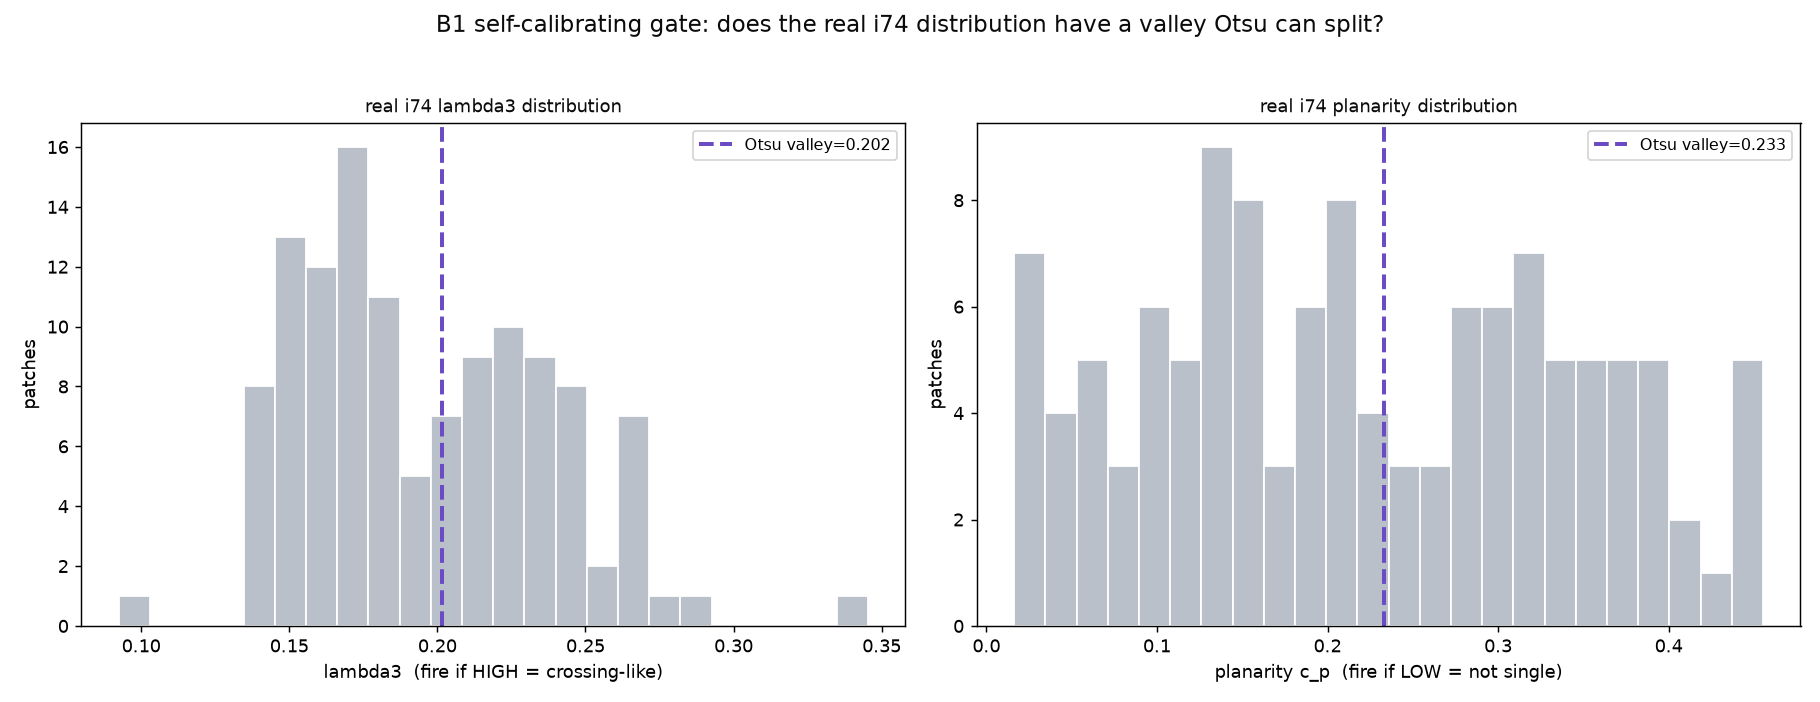

Reproduce this figure in Python.
"""
selfcal_gate.py

Steps 1 (B1) + 2 (A1) of the gate fix plan.

The gate problem, established by gate_battery / gate_protocol:
  * absolute lambda3 does NOT transfer synthetic->real (phantom threshold landed
    at the 100th i74 percentile), and
  * no single cheap structure-tensor scalar we tried separates crossings cleanly
    (best test AUC ~0.78), because a single fibre's periodic texture looks
    spherical at sigma=3.

Two fixes, tested here together:

A1 -- PLANARITY as a discriminant. A single fibre is PLANAR (Westin c_p high);
     a crossing is less planar. We only ever gated on sphericity (c_s) / lambda3
     -- the crossing-HIGH measures. c_p is the single-fibre-HIGH measure aimed
     exactly at "is this one fibre?". We evaluate it as a crossing-positive gate
     signal cp_inv = -c_p, alone and combined with lambda3.

B1 -- SELF-CALIBRATING threshold (Otsu). Instead of transferring a phantom
     threshold (fails) or an arbitrary percentile, split each signal's OWN
     distribution at the Otsu valley (max between-class variance). It needs no
     labels and no cross-dataset transfer, so it adapts to whatever contrast the
     data has. We validate on phantoms (does the unsupervised Otsu split land
     near the supervised high-recall operating point?) then apply to real i74
     and SHOW the histograms + valleys, since real bimodality is not guaranteed.

Reuses make_plus / low_centre_gain / region_of + geometry (gate_battery),
patch_gradients (host_fod), load_interior (selfcalib_threshold),
threshold_at_catch / auc (gate_protocol).
"""

import warnings
warnings.filterwarnings("ignore")

import numpy as np
from skimage.filters import threshold_otsu

from host_fod import patch_gradients
from gate_battery import (make_plus, low_centre_gain, region_of,
                          HALF, Z, CENTERS)
from gate_protocol import threshold_at_catch, auc, _phantoms

EPS = 1e-12


# ---------------------------------------------------------------------------
# per-patch cheap features at sigma=3 (one gradient pass): lambda3, c_s, c_p
# ---------------------------------------------------------------------------

def patch_feats(patch, sigma=3.0):
    G = patch_gradients(patch, sigma)
    if G.shape[0] < 40:
        return None
    lam = np.sort(np.linalg.eigvalsh(G.T @ G))       # ascending: l3,l2,l1
    l3, l2, l1 = lam
    s = lam.sum() + EPS
    c_s = 3.0 * l3 / s
    c_p = 2.0 * (l2 - l3) / s
    # crossing-positive signals (higher = more crossing-like): lam3, c_s, -c_p
    return dict(lam3=float(l3), cs=float(c_s), cp=float(c_p), cp_inv=float(-c_p))


# crossing-positive signals we score (all "higher => fire HOST")
SIGNALS = ("lam3", "cs", "cp_inv")


# ---------------------------------------------------------------------------
# phantom collection with ground-truth crossing labels
# ---------------------------------------------------------------------------

def collect_phantom(seeds=(0, 1, 2, 3)):
    pos = {k: [] for k in SIGNALS}
    neg = {k: [] for k in SIGNALS}
    for vol, masks in _phantoms(seeds):
        for cy in CENTERS:
            for cx in CENTERS:
                patch = vol[Z - HALF:Z + HALF + 1, cy - HALF:cy + HALF + 1,
                            cx - HALF:cx + HALF + 1]
                f = patch_feats(patch)
                if f is None:
                    continue
                is_cross = (region_of(masks, cy, cx) == "crossing")
                for k in SIGNALS:
                    (pos if is_cross else neg)[k].append(f[k])
    return {k: (np.array(pos[k]), np.array(neg[k])) for k in SIGNALS}


def _catch_fp(pos, neg, thr):
    return float(np.mean(pos > thr)), float(np.mean(neg > thr))


# ---------------------------------------------------------------------------
# A1 + B1 on phantoms: AUC per signal, and does Otsu ~ supervised operating pt?
# ---------------------------------------------------------------------------

def phantom_report():
    data = collect_phantom()
    print("=" * 84)
    print("A1/B1 on PHANTOMS (ground-truth crossings) -- AUC + Otsu vs supervised")
    print(f"  {'signal':>7} | {'AUC':>5} | {'Otsu thr':>9} {'catch':>6} {'FP':>5} | "
          f"{'sup@95 thr':>10} {'catch':>6} {'FP':>5}")
    out = {}
    for k in SIGNALS:
        pos, neg = data[k]
        a = auc(pos, neg)
        allv = np.concatenate([pos, neg])
        t_otsu = float(threshold_otsu(allv))
        c_o, f_o = _catch_fp(pos, neg, t_otsu)
        t_sup = threshold_at_catch(pos, neg, target=0.95)
        c_s2, f_s = _catch_fp(pos, neg, t_sup)
        out[k] = dict(auc=a, t_otsu=t_otsu, catch_o=c_o, fp_o=f_o,
                      t_sup=t_sup, catch_s=c_s2, fp_s=f_s)
        print(f"  {k:>7} | {a:5.2f} | {t_otsu:9.4g} {c_o:6.0%} {f_o:5.0%} | "
              f"{t_sup:10.4g} {c_s2:6.0%} {f_s:5.0%}")

    # A1 payoff: combine lambda3 (crossing-high) with cp_inv (single-fibre-low)
    # by a z-scored sum, and score its separability.
    pl, nl = data["lam3"]; pc, nc = data["cp_inv"]
    alll = np.concatenate([pl, nl]); allc = np.concatenate([pc, nc])
    zl = lambda v: (v - alll.mean()) / (alll.std() + EPS)
    zc = lambda v: (v - allc.mean()) / (allc.std() + EPS)
    combo_pos = zl(pl) + zc(pc); combo_neg = zl(nl) + zc(nc)
    a_combo = auc(combo_pos, combo_neg)
    t_combo = threshold_at_catch(combo_pos, combo_neg, target=0.95)
    c_cb, f_cb = _catch_fp(combo_pos, combo_neg, t_combo)
    print("-" * 84)
    print(f"  COMBINED lambda3 + planarity (z-sum): AUC={a_combo:.2f}, "
          f"at 95% catch -> FP={f_cb:.0%}  (best single: "
          f"AUC={max(out[k]['auc'] for k in SIGNALS):.2f})")
    print("=" * 84)
    return data, out, (combo_pos, combo_neg, a_combo)


# ---------------------------------------------------------------------------
# apply to real i74: cheap dense grid, Otsu self-calibrated valley + histograms
# ---------------------------------------------------------------------------

def i74_selfcal(z_slice=100, step=14, save="selfcal_gate.png"):
    import time
    from selfcalib_threshold import load_interior
    import matplotlib
    matplotlib.use("Agg")
    import matplotlib.pyplot as plt

    t0 = time.time()
    vol = load_interior()
    sub = vol[z_slice - HALF:z_slice + HALF + 1].astype(np.float32)
    sub = (sub - sub.min()) / (np.ptp(sub) + EPS)          # match phantom scale
    centers = list(range(HALF + 8, vol.shape[1] - HALF - 5, step))
    feats = {k: [] for k in ("lam3", "cp")}
    for cy in centers:
        for cx in centers:
            patch = sub[:, cy - HALF:cy + HALF + 1, cx - HALF:cx + HALF + 1]
            f = patch_feats(patch)
            if f is None:
                continue
            feats["lam3"].append(f["lam3"]); feats["cp"].append(f["cp"])
    lam3 = np.array(feats["lam3"]); cp = np.array(feats["cp"])
    n = len(lam3)
    print("=" * 78)
    print(f"B1 on REAL i74 (slice z={z_slice}, {n} cheap patches, no HOST)")
    t_l = float(threshold_otsu(lam3)); t_c = float(threshold_otsu(cp))
    # gate fires on crossings: lambda3 HIGH  OR  planarity c_p LOW
    fire_l = lam3 > t_l
    fire_c = cp < t_c
    fire_or = fire_l | fire_c
    print(f"  lambda3 Otsu valley = {t_l:.4g}  -> fires {fire_l.mean():.0%} "
          f"(lambda3 above valley)")
    print(f"  c_p    Otsu valley = {t_c:.4g}  -> fires {fire_c.mean():.0%} "
          f"(planarity below valley = not-single)")
    print(f"  OR rule (lambda3-high OR planarity-low): fires {fire_or.mean():.0%}, "
          f"skips {(~fire_or).mean():.0%}")
    # sanity: is either distribution actually bimodal enough for Otsu to mean
    # something? report the valley depth (min between the two class means).
    for name, v, t in (("lambda3", lam3, t_l), ("c_p", cp, t_c)):
        lo = v[v <= t]; hi = v[v > t]
        sep = (hi.mean() - lo.mean()) / (v.std() + EPS)
        print(f"    {name}: class means {lo.mean():.3g} | {hi.mean():.3g}  "
              f"(separation {sep:.2f} sd -- >1 suggests a real valley)")
    print("=" * 78)

    # ---- figure: real histograms with Otsu valleys ----
    fig, ax = plt.subplots(1, 2, figsize=(14, 5.4))
    C_FIRE, C_SKIP, INK = "#eb6834", "#2a78d6", "#0b0b0b"
    for a, v, t, name, fires_high in (
            (ax[0], lam3, t_l, "lambda3  (fire if HIGH = crossing-like)", True),
            (ax[1], cp, t_c, "planarity c_p  (fire if LOW = not single)", False)):
        a.hist(v, bins=24, color="#b9c0c9", edgecolor="white")
        a.axvline(t, color="#6a4bc4", ls="--", lw=2.2, label=f"Otsu valley={t:.3g}")
        a.set_xlabel(name); a.set_ylabel("patches"); a.legend(fontsize=9)
        a.set_title(f"real i74 {name.split()[0]} distribution", fontsize=10, color=INK)
    fig.suptitle("B1 self-calibrating gate: does the real i74 distribution have a "
                 "valley Otsu can split?", fontsize=13, color=INK)
    fig.tight_layout(rect=(0, 0, 1, 0.95))
    fig.savefig(save, dpi=130)
    print(f"({time.time()-t0:.0f}s)  Saved {save}")
    return dict(lam3=lam3, cp=cp, t_l=t_l, t_c=t_c, fire_or=fire_or)


if __name__ == "__main__":
    import sys
    stage = sys.argv[1] if len(sys.argv) > 1 else "all"
    if stage in ("all", "phantom"):
        phantom_report()
    if stage in ("all", "i74"):
        i74_selfcal()
